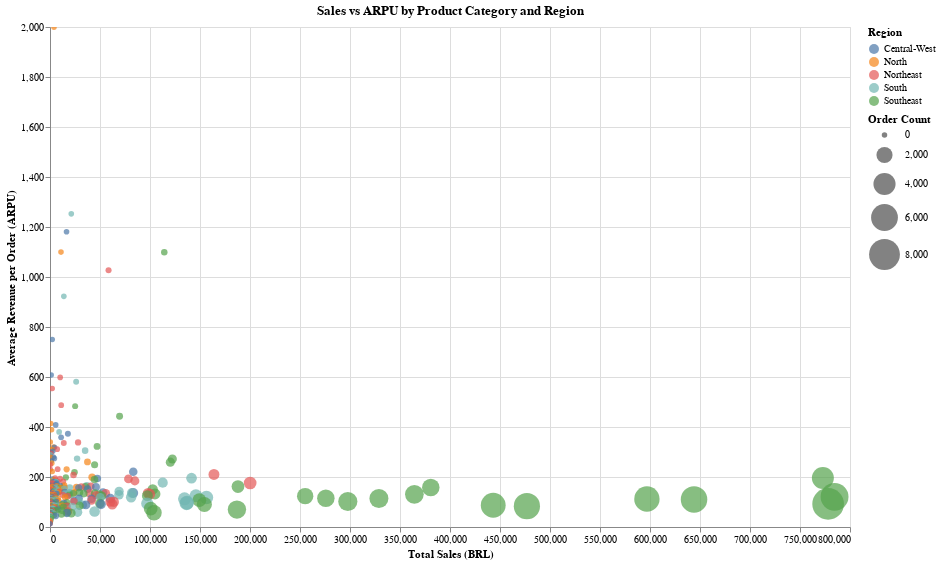

The code cell stored with this chart in its notebook:
### Code cell
# ARPU and total sales by Region and Product Category
bubble_chart = alt.Chart(sales_by_region).mark_circle(opacity=0.7).encode(
    x=alt.X('Sales:Q', title='Total Sales (BRL)'),
    y=alt.Y('ARPU:Q', title='Average Revenue per Order (ARPU)'),
    size=alt.Size('Orders:Q', title='Order Count', scale=alt.Scale(range=[30, 1000])),
    color=alt.Color('geolocation_region:N', title='Region'),
    tooltip=['Product Category', 'geolocation_region', 'Sales', 'ARPU', 'Orders']
).properties(
    title='Sales vs ARPU by Product Category and Region',
    width=800,
    height=500
).interactive()

bubble_chart

### Figure 1 — Vega specification as saved in the notebook (floating-point values rounded to 4 significant figures; data arrays with more than 128 entries replaced by an {"elided": "..."} marker saying what was removed)
{"$schema": "https://vega.github.io/schema/vega/v5.json", "data": [{"name": "param_1_store"}, {"name": "source_0", "values": {"elided": "334 records"}}, {"name": "source_0_x_domain_Sales", "values": [{"min": 12.9, "max": 784500.0}]}, {"name": "source_0_y_domain_ARPU", "values": [{"min": 12.9, "max": 1999.0}]}, {"name": "source_0_color_domain_geolocation_region", "values": [{"geolocation_region": "North"}, {"geolocation_region": "South"}, {"geolocation_region": "Central-West"}, {"geolocation_region": "Southeast"}, {"geolocation_region": "Northeast"}]}, {"name": "source_0_size_domain_Orders", "values": [{"min": 1, "max": 8430}]}], "signals": [{"name": "unit", "value": {}, "on": [{"events": "pointermove", "update": "isTuple(group()) ? group() : unit"}]}, {"name": "param_1", "update": "vlSelectionResolve(\"param_1_store\", \"union\")"}, {"name": "param_1_Sales", "on": [{"events": [{"source": "view", "type": "dblclick"}], "update": "null"}, {"events": {"signal": "param_1_translate_delta"}, "update": "panLinear(param_1_translate_anchor.extent_x, -param_1_translate_delta.x / width)"}, {"events": {"signal": "param_1_zoom_delta"}, "update": "zoomLinear(domain(\"x\"), param_1_zoom_anchor.x, param_1_zoom_delta)"}]}, {"name": "param_1_ARPU", "on": [{"events": [{"source": "view", "type": "dblclick"}], "update": "null"}, {"events": {"signal": "param_1_translate_delta"}, "update": "panLinear(param_1_translate_anchor.extent_y, param_1_translate_delta.y / height)"}, {"events": {"signal": "param_1_zoom_delta"}, "update": "zoomLinear(domain(\"y\"), param_1_zoom_anchor.y, param_1_zoom_delta)"}]}, {"name": "param_1_tuple", "on": [{"events": [{"signal": "param_1_Sales || param_1_ARPU"}], "update": "param_1_Sales && param_1_ARPU ? {unit: \"\", fields: param_1_tuple_fields, values: [param_1_Sales,param_1_ARPU]} : null"}]}, {"name": "param_1_tuple_fields", "value": [{"field": "Sales", "channel": "x", "type": "R"}, {"field": "ARPU", "channel": "y", "type": "R"}]}, {"name": "param_1_translate_anchor", "value": {}, "on": [{"events": [{"source": "scope", "type": "pointerdown"}], "update": "{x: x(unit), y: y(unit), extent_x: domain(\"x\"), extent_y: domain(\"y\")}"}]}, {"name": "param_1_translate_delta", "value": {}, "on": [{"events": [{"source": "window", "between": [{"source": "scope", "type": "pointerdown"}, {"source": "window", "type": "pointerup"}], "type": "pointermove", "consume": true}], "update": "{x: param_1_translate_anchor.x - x(unit), y: param_1_translate_anchor.y - y(unit)}"}]}, {"name": "param_1_zoom_anchor", "on": [{"events": [{"source": "scope", "type": "wheel", "consume": true}], "update": "{x: invert(\"x\", x(unit)), y: invert(\"y\", y(unit))}"}]}, {"name": "param_1_zoom_delta", "on": [{"events": [{"source": "scope", "type": "wheel", "consume": true}], "update": "pow(1.001, event.deltaY * pow(16, event.deltaMode))", "force": true}]}, {"name": "param_1_modify", "on": [{"events": {"signal": "param_1_tuple"}, "update": "modify(\"param_1_store\", param_1_tuple, true)"}]}], "marks": [{"type": "symbol", "name": "marks", "from": {"data": "source_0"}, "encode": {"update": {"x": {"field": "Sales", "scale": "x"}, "shape": {"value": "circle"}, "fill": {"field": "geolocation_region", "scale": "color"}, "tooltip": {"signal": "{\"Product Category\": isValid(datum[\"Product Category\"]) ? datum[\"Product Category\"] : \"\"+datum[\"Product Category\"], \"geolocation_region\": isValid(datum[\"geolocation_region\"]) ? datum[\"geolocation_region\"] : \"\"+datum[\"geolocation_region\"], \"Sales\": format(datum[\"Sales\"], \"\"), \"ARPU\": format(datum[\"ARPU\"], \"\"), \"Orders\": format(datum[\"Orders\"], \"\")}"}, "y": {"field": "ARPU", "scale": "y"}, "size": {"field": "Orders", "scale": "size"}, "opacity": {"value": 0.7}}}, "style": ["circle"], "interactive": true, "clip": true}], "scales": [{"name": "x", "type": "linear", "domain": [{"signal": "(data(\"source_0_x_domain_Sales\")[0] || {}).min"}, {"signal": "(data(\"source_0_x_domain_Sales\")[0] || {}).max"}], "range": [0, {"signal": "width"}], "nice": true, "zero": true, "domainRaw": {"signal": "param_1[\"Sales\"]"}}, {"name": "y", "type": "linear", "domain": [{"signal": "(data(\"source_0_y_domain_ARPU\")[0] || {}).min"}, {"signal": "(data(\"source_0_y_domain_ARPU\")[0] || {}).max"}], "range": [{"signal": "height"}, 0], "zero": true, "domainRaw": {"signal": "param_1[\"ARPU\"]"}, "nice": true}, {"name": "color", "type": "ordinal", "domain": {"data": "source_0_color_domain_geolocation_region", "field": "geolocation_region", "sort": true}, "range": "category"}, {"name": "size", "type": "linear", "domain": [{"signal": "(data(\"source_0_size_domain_Orders\")[0] || {}).min"}, {"signal": "(data(\"source_0_size_domain_Orders\")[0] || {}).max"}], "range": [30, 1000], "zero": true}], "axes": [{"scale": "x", "gridScale": "y", "minExtent": 0, "labels": false, "zindex": 0, "domain": false, "orient": "bottom", "grid": true, "aria": false, "maxExtent": 0, "tickCount": {"signal": "ceil(width/40)"}, "ticks": false}, {"scale": "y", "tickCount": {"signal": "ceil(height/40)"}, "maxExtent": 0, "domain": false, "minExtent": 0, "ticks": false, "orient": "left", "labels": false, "grid": true, "aria": false, "zindex": 0, "gridScale": "x"}, {"scale": "x", "grid": false, "labelFlush": true, "orient": "bottom", "labelOverlap": true, "zindex": 0, "tickCount": {"signal": "ceil(width/40)"}, "title": "Total Sales (BRL)"}, {"scale": "y", "labelOverlap": true, "tickCount": {"signal": "ceil(height/40)"}, "title": "Average Revenue per Order (ARPU)", "zindex": 0, "orient": "left", "grid": false}], "title": {"text": "Sales vs ARPU by Product Category and Region", "frame": "group"}, "padding": 5, "height": 500, "legends": [{"title": "Region", "fill": "color", "symbolType": "circle", "encode": {"symbols": {"update": {"opacity": {"value": 0.7}}}}}, {"title": "Order Count", "size": "size", "symbolType": "circle", "encode": {"symbols": {"update": {"fill": {"value": "black"}, "fillOpacity": {"value": 0.7}, "opacity": {"value": 0.7}, "stroke": {"value": "transparent"}}}}}], "style": "cell", "background": "white", "width": 800}
